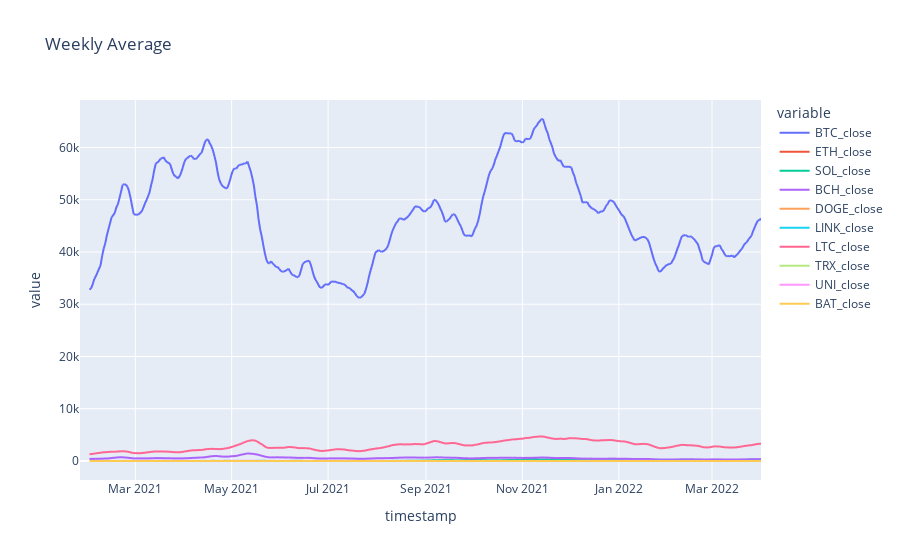

Notebook cell for this chart:
### Code cell
crypto_prices_7_day=crypto_prices.rolling(window=7).mean()
cypto_prices_7_day = px.line(
crypto_prices_7_day, title="Weekly Average")

cypto_prices_7_day

### Figure 1 — Plotly figure (JSON) as saved in the notebook; plotly's stock layout.template omitted (floating-point values rounded to 4 significant figures; data arrays with more than 128 entries replaced by an {"elided": "..."} marker saying what was removed)
{"data": [{"hovertemplate": "variable=BTC_close<br>timestamp=%{x}<br>value=%{y}<extra></extra>", "legendgroup": "BTC_close", "line": {"color": "#636efa", "dash": "solid"}, "marker": {"symbol": "circle"}, "mode": "lines", "name": "BTC_close", "showlegend": true, "type": "scattergl", "x": {"elided": "432 str values"}, "xaxis": "x", "y": {"elided": "432 float values"}, "yaxis": "y"}, {"hovertemplate": "variable=ETH_close<br>timestamp=%{x}<br>value=%{y}<extra></extra>", "legendgroup": "ETH_close", "line": {"color": "#EF553B", "dash": "solid"}, "marker": {"symbol": "circle"}, "mode": "lines", "name": "ETH_close", "showlegend": true, "type": "scattergl", "x": {"elided": "432 str values"}, "xaxis": "x", "y": {"elided": "432 float values"}, "yaxis": "y"}, {"hovertemplate": "variable=SOL_close<br>timestamp=%{x}<br>value=%{y}<extra></extra>", "legendgroup": "SOL_close", "line": {"color": "#00cc96", "dash": "solid"}, "marker": {"symbol": "circle"}, "mode": "lines", "name": "SOL_close", "showlegend": true, "type": "scattergl", "x": {"elided": "432 str values"}, "xaxis": "x", "y": {"elided": "432 float values"}, "yaxis": "y"}, {"hovertemplate": "variable=BCH_close<br>timestamp=%{x}<br>value=%{y}<extra></extra>", "legendgroup": "BCH_close", "line": {"color": "#ab63fa", "dash": "solid"}, "marker": {"symbol": "circle"}, "mode": "lines", "name": "BCH_close", "showlegend": true, "type": "scattergl", "x": {"elided": "432 str values"}, "xaxis": "x", "y": {"elided": "432 float values"}, "yaxis": "y"}, {"hovertemplate": "variable=DOGE_close<br>timestamp=%{x}<br>value=%{y}<extra></extra>", "legendgroup": "DOGE_close", "line": {"color": "#FFA15A", "dash": "solid"}, "marker": {"symbol": "circle"}, "mode": "lines", "name": "DOGE_close", "showlegend": true, "type": "scattergl", "x": {"elided": "432 str values"}, "xaxis": "x", "y": {"elided": "432 float values"}, "yaxis": "y"}, {"hovertemplate": "variable=LINK_close<br>timestamp=%{x}<br>value=%{y}<extra></extra>", "legendgroup": "LINK_close", "line": {"color": "#19d3f3", "dash": "solid"}, "marker": {"symbol": "circle"}, "mode": "lines", "name": "LINK_close", "showlegend": true, "type": "scattergl", "x": {"elided": "432 str values"}, "xaxis": "x", "y": {"elided": "432 float values"}, "yaxis": "y"}, {"hovertemplate": "variable=LTC_close<br>timestamp=%{x}<br>value=%{y}<extra></extra>", "legendgroup": "LTC_close", "line": {"color": "#FF6692", "dash": "solid"}, "marker": {"symbol": "circle"}, "mode": "lines", "name": "LTC_close", "showlegend": true, "type": "scattergl", "x": {"elided": "432 str values"}, "xaxis": "x", "y": {"elided": "432 float values"}, "yaxis": "y"}, {"hovertemplate": "variable=TRX_close<br>timestamp=%{x}<br>value=%{y}<extra></extra>", "legendgroup": "TRX_close", "line": {"color": "#B6E880", "dash": "solid"}, "marker": {"symbol": "circle"}, "mode": "lines", "name": "TRX_close", "showlegend": true, "type": "scattergl", "x": {"elided": "432 str values"}, "xaxis": "x", "y": {"elided": "432 float values"}, "yaxis": "y"}, {"hovertemplate": "variable=UNI_close<br>timestamp=%{x}<br>value=%{y}<extra></extra>", "legendgroup": "UNI_close", "line": {"color": "#FF97FF", "dash": "solid"}, "marker": {"symbol": "circle"}, "mode": "lines", "name": "UNI_close", "showlegend": true, "type": "scattergl", "x": {"elided": "432 str values"}, "xaxis": "x", "y": {"elided": "432 float values"}, "yaxis": "y"}, {"hovertemplate": "variable=BAT_close<br>timestamp=%{x}<br>value=%{y}<extra></extra>", "legendgroup": "BAT_close", "line": {"color": "#FECB52", "dash": "solid"}, "marker": {"symbol": "circle"}, "mode": "lines", "name": "BAT_close", "showlegend": true, "type": "scattergl", "x": {"elided": "432 str values"}, "xaxis": "x", "y": {"elided": "432 float values"}, "yaxis": "y"}], "layout": {"autosize": true, "legend": {"title": {"text": "variable"}, "tracegroupgap": 0}, "title": {"text": "Weekly Average"}, "xaxis": {"anchor": "y", "autorange": true, "domain": [0, 1], "range": ["2021-01-25", "2022-04-01"], "title": {"text": "timestamp"}, "type": "date"}, "yaxis": {"anchor": "x", "autorange": true, "domain": [0, 1], "range": [-3636.0, 69090.0], "title": {"text": "value"}, "type": "linear"}}}
